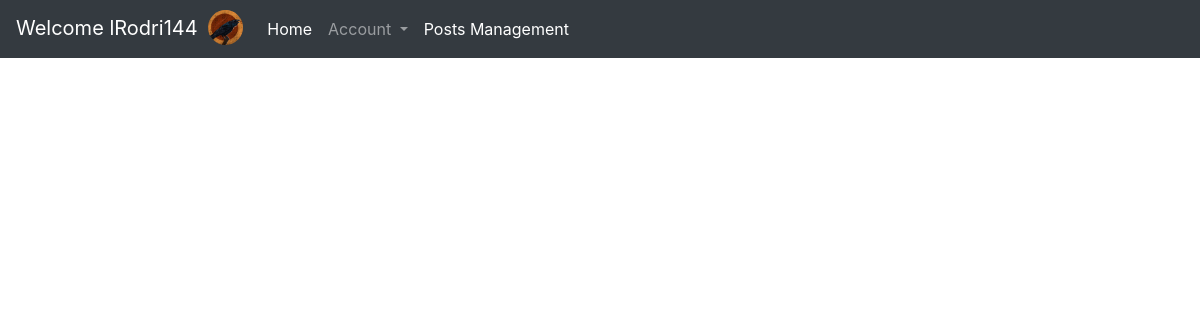
The app's page /home/pages/ (signed in), older data.
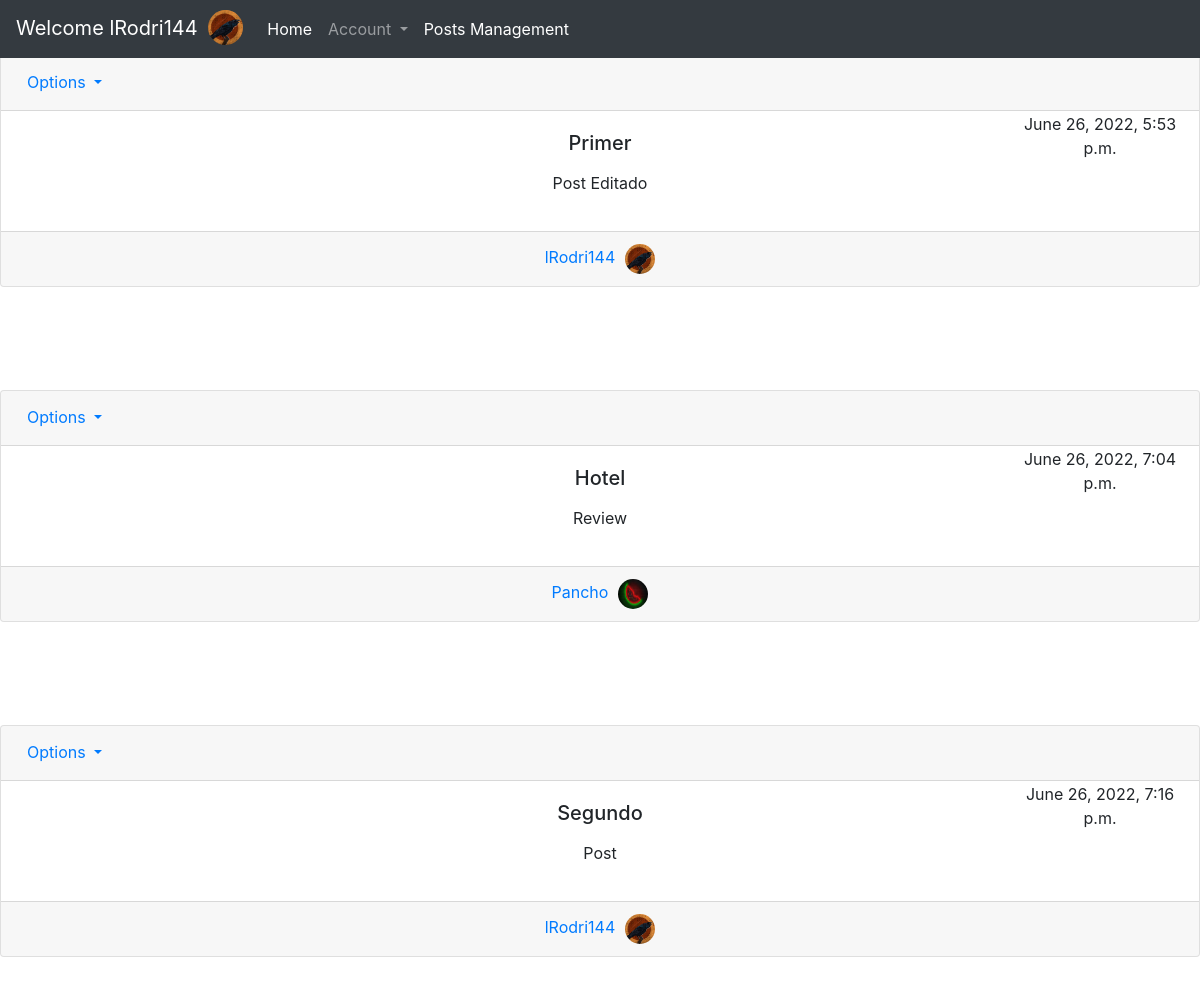
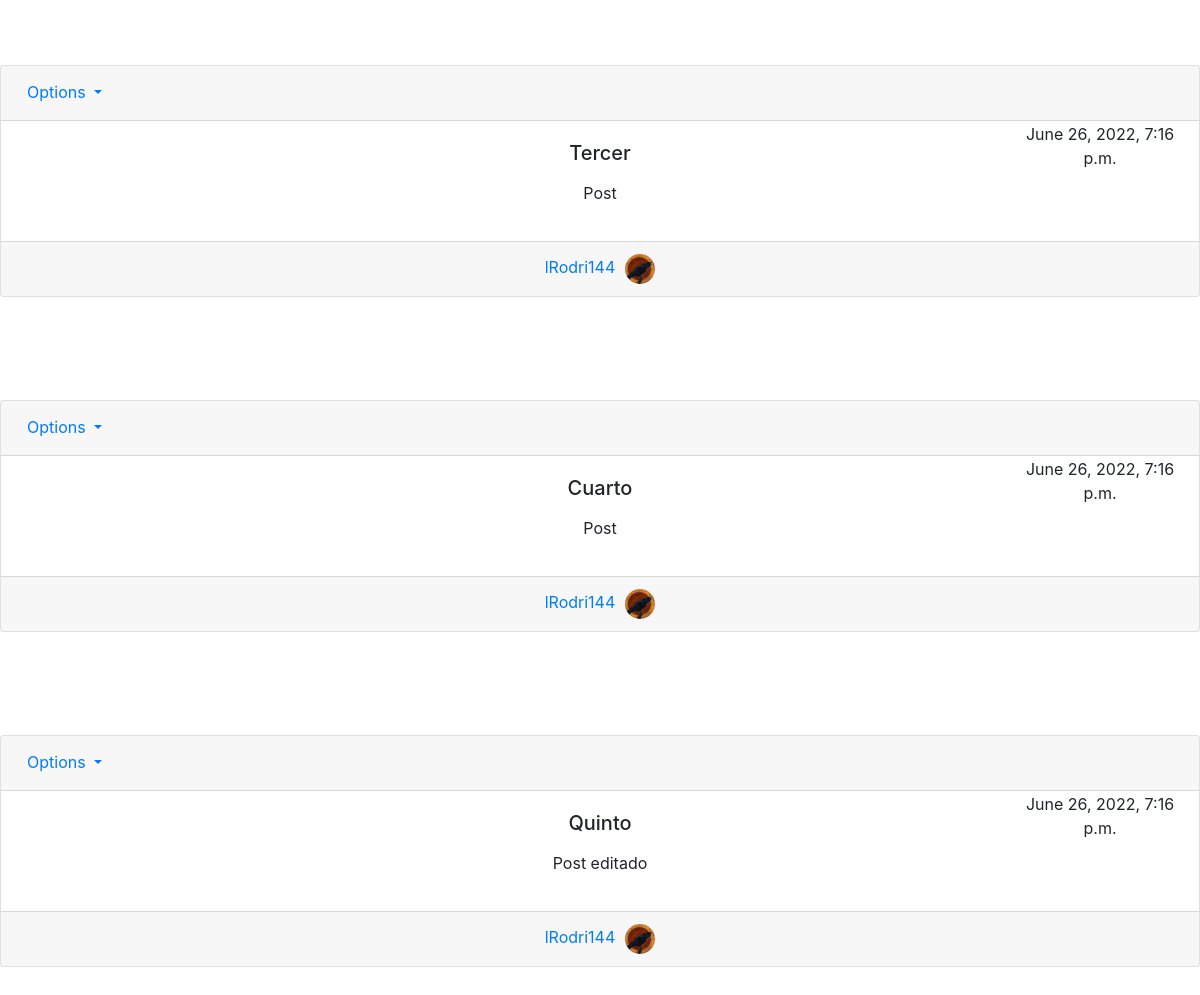
The same page, newer data (2 pictures, top to bottom).
### main_app/models.py (models this page shows)
class new_post(models.Model):
    user = models.ForeignKey(User, null=True, on_delete=models.CASCADE)
    title = models.CharField(max_length=255)
    body = RichTextField(null=True, blank=True)
    posted_date = models.DateTimeField(auto_now_add=True, blank=True, null=True)

class user_object(models.Model):
    user = models.OneToOneField(User, null=True ,on_delete=models.CASCADE)
    bio = models.TextField(null=True, blank=True)
    profile_pic = models.ImageField(default='x152415000kjd52054vdgvd5dscg5026215.png', null=True, blank=True)

### main_app/views.py (the view)
# urls.py: path('pages/', views.posts_control, name="posts-control"),
@staff_member_required
def posts_control(request):
    posts = new_post.objects.all()
    return render(request, 'main_app/posts_RUD.html', {'posts':posts})

### main_app/templates/main_app/posts_RUD.html (shortened to what this page needs)
{% extends 'main_app/base.html' %}
{% load static %}
{% block content %}
{% for i in posts %}
      <div id="admread" class="card text-center">
        <div id="profilecardheader" class="card-header">
          <ul id="ulprof" class="nav nav-pills card-header-pills">
            <li class="nav-item dropdown">
              <a class="nav-link dropdown-toggle" href="#" id="navbarDropdown" role="button" data-toggle="dropdown" aria-expanded="false">
                Options
              </a>
            </li>
            <li id="admpostli">
              <p>{{i.posted_date}}</p>
            </li>
          </ul>
        </div>
        <div class="card-body">
          <h5 class="card-title">{{i.title}}</h5>
          <p class="card-text">{{i.body|safe}}</p>
        </div>
        <div class="card-footer text-muted">
          <a href="{% url 'profiles-list' i.user.id %}">{{i.user}}<img id="objphotohome" src="{{i.user.user_object.profile_pic.url}}" height="30" width="30" class="rounded-circle"></a>
        </div>
      </div>
         <br>
         <br>
      {% endfor %}
{% endblock content %}

Row changes from the older to the newer data that the page shows:
added new_post: posted_date "June 26, 2022, 5:53 p.m.", title "Primer", body "Post Editado", user "lRodri144", user.user_object.profile_pic (picture)
added new_post: posted_date "June 26, 2022, 7:04 p.m.", title "Hotel", body "Review", user "Pancho", user.user_object.profile_pic (picture)
added new_post: posted_date "June 26, 2022, 7:16 p.m.", title "Segundo", body "Post", user "lRodri144", user.user_object.profile_pic (picture)
added new_post: posted_date "June 26, 2022, 7:16 p.m.", title "Tercer", body "Post", user "lRodri144", user.user_object.profile_pic (picture)
added new_post: posted_date "June 26, 2022, 7:16 p.m.", title "Cuarto", body "Post", user "lRodri144", user.user_object.profile_pic (picture)
added new_post: posted_date "June 26, 2022, 7:16 p.m.", title "Quinto", body "Post editado", user "lRodri144", user.user_object.profile_pic (picture)
